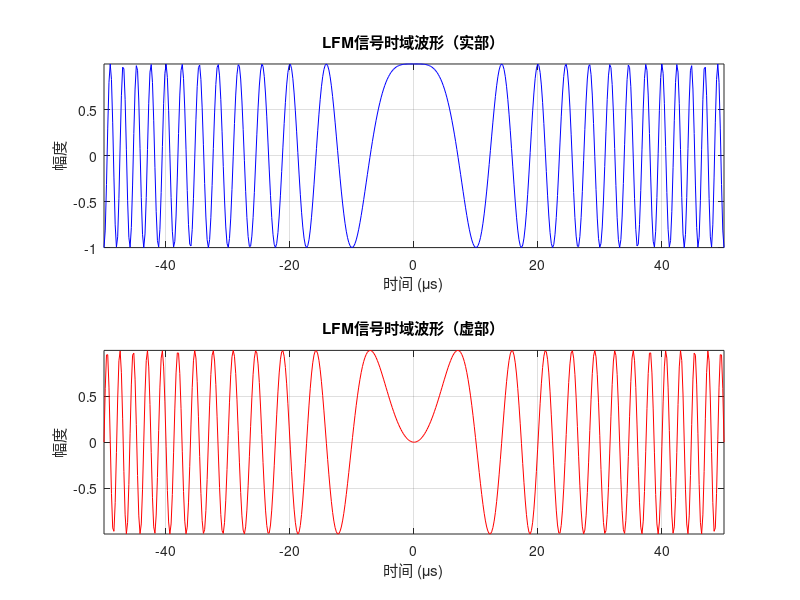
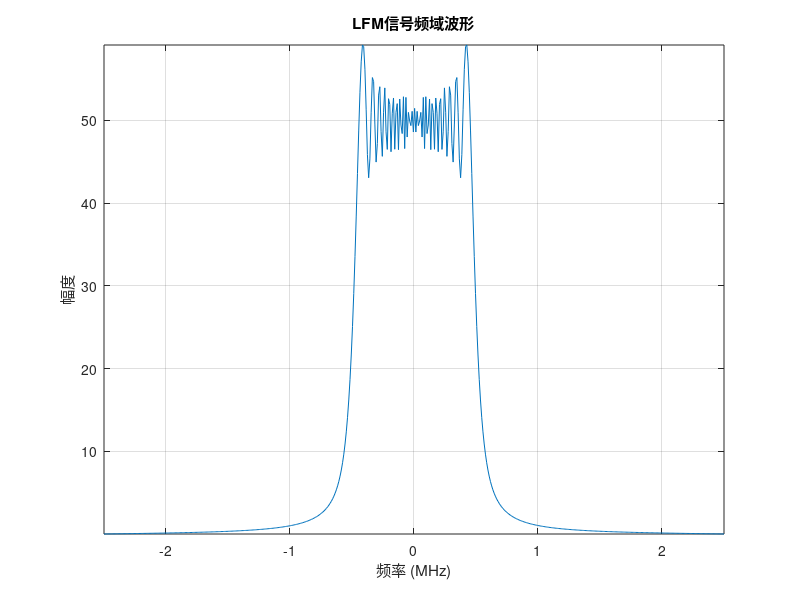

These figures' MATLAB source, in order: (Note: this script raises an error after producing the figures.)
%% part1
clc;clear;close all;

%% 参数设置
eps = 0.0001;
c = 3e8;

B = 1e6;                         % 带宽1MHz
tau = 100e-6;                    % 脉宽100μs
fs = 5 * B;                      % 采样率
Ts = 1 / fs;                     % 采样间隔
K = B / tau;                     % 调频斜率
N = round(tau * fs);             % 采样点数

%% T1
t = linspace(-tau/2, tau/2, N);  % 选取采样点，在-T/2与T/2间生成N个点

% 生成LFM信号lfm
lfm = exp(1j * pi * K * t.^2);

% 时域波形
figure;
subplot(2,1,1);
plot(t*1e6, real(lfm), 'b');
xlabel('时间 (\mus)');ylabel('幅度');title('LFM信号时域波形（实部）');
grid on;axis tight;
subplot(2,1,2);
plot(t*1e6, imag(lfm), 'r');
xlabel('时间 (\mus)');ylabel('幅度');title('LFM信号时域波形（虚部）');
grid on;axis tight;

% 频域波形
f = linspace(-fs/2, fs/2, N);
S = fftshift(fft(lfm));
figure;
plot(f/1e6, abs(S));
xlabel('频率 (MHz)');ylabel('幅度');title('LFM信号频域波形');
grid on;axis tight;

% 模糊函数
[afmag, delay, doppler] = ambgfun(lfm, fs, 10e3);
figure('Position', [100, 100, 700, 500]);
surf(delay*1e6, doppler/1e6, afmag);
shading flat;colormap jet;colorbar;
xlabel('时延\tau (\mus)');ylabel('多普勒频率F_D (MHz)');zlabel('幅度');
title('LFM信号模糊函数');
clim([0 1]); % 设置动态范围
% view(0, 90);   % 俯视视角展示刀刃特性
% 等高线图
figure('Position', [100, 100, 600, 500]);
ambgfun(lfm, fs, 1/tau);
xlabel('时延\tau (\mus)');ylabel('多普勒频率F_D (MHz)');title('LFM信号模糊函数等高线图');
xlim([-100,100]);ylim([-1,1]);

% % 另外的方法画模糊函数
% fd_max = B; % 一般设成带宽B
% tau_delay = linspace(-tau,tau,N); % 时延范围
% F_D = linspace(-fd_max, fd_max, N); % 多普勒频率范围
% chi = zeros(length(tau_delay), length(F_D)); % 初始化模糊函数
% % 计算模糊函数的值
% for i = 1:length(tau_delay)
%     for j = 1:length(F_D)
%         if abs(tau_delay(i)) < tau % 判断是否在tau内
%             chi(i, j) = ( 1 - abs( tau_delay(i) )/tau ) ...
%                 * abs( sin( pi*( F_D(j)*tau+B*tau_delay(i) )*( 1-abs( tau_delay(i) )/tau ) )...
%                 /( pi*( F_D(j)*tau+B*tau_delay(i) )*( 1-abs( tau_delay(i) )/tau ) )  );
%         end
%     end
% end
% % 三维图
% figure;
% surf(tau_delay*1e6, F_D/1e6, chi);
% xlabel('时延\tau (\mus)');ylabel('多普勒频率F_D (MHz)');zlabel('模糊函数幅度');
% title('LFM脉冲信号模糊函数');
% shading flat;colormap jet;colorbar;
% % 等高线图
% figure;
% contour(tau_delay*1e6, F_D/1e6, chi);
% xlabel('时延\tau (\mus)');ylabel('多普勒频率F_D (MHz)');title('LFM脉冲信号模糊函数等高线图');
% xlim([-100,100]);ylim([-1,1]);
% grid on;colorbar;

%% T2

R_t = 90e3; % 目标距离90km
v_t= 60;   % 目标速度60m/s

% 生成LFM信号St
t = 0:Ts:tau-Ts;
St = exp(1j * pi * K *t.^2);

td = 2 * R_t / c; % 目标时延 (s)
N_d = round(td * fs); % 目标时延采样点数
fc = 1e9;       % 假设载频1GHz
fd = 2 * v_t / (c / fc); % 多普勒频移 (Hz)

% 生成单目标回波信号
echo = [zeros(1,N_d), St.*exp(1j*2*pi*fd.*td)];
t1 =  ((1:length(echo)) - 1) * Ts * 1e3; % ms

% 绘制回波信号
figure;
subplot(2,1,1);
plot(t1, real(echo), 'b');
xlabel('时间 (ms)');ylabel('幅度');title('回波信号时域波形（实部）');
grid on;
subplot(2,1,2);
plot(t1, imag(echo), 'r')
xlabel('时间 (ms)');ylabel('幅度');title('回波信号时域波形（虚部）');
grid on;

% 匹配滤波
matched_filter = conj(fliplr(St));
mf = conv(echo, matched_filter);
mf = mf(length(St):end);
mf_abs = abs(mf);
t_mf = ((1:length(mf)) -1) * Ts * c / 2 / 1e3; % km

% 绘制结果
figure;
plot(t_mf, mf_abs);
xlabel('距离 (km)');ylabel('幅度');title('匹配滤波输出');
xlim([0 100]);
grid on;

%% T3

R_t = 90e3; % 目标距离90km
v_t= 60;   % 目标速度60m/s
t = 0:Ts:tau-Ts;
St = exp(1j * pi * K *t.^2); % 生成LFM信号St

PRF = 1e3;       % 脉冲重复频率1kHz
PRT = 1 / PRF;   % 脉冲重复间隔1ms
fc = 1e9;        % 载频1GHz
lambda = c / fc; % 波长
SNR_dB = -10;    % 信噪比-10dB
fd = 2 * v_t / lambda; % 多普勒频移 (Hz)
N_PRT = round(PRT * fs);          % 单个PRT的采样点数
num_pulses = 64;                  % 模拟的脉冲数量
N_st = length(St); % 单个脉冲内的采样点数

% 调用脉冲串接收信号函数
received = received_pulseburst(St, num_pulses, fd, PRF, td, N_PRT, N_d, N_st);

% 生成复高斯噪声
rx_power = mean(abs(received).^2);
SNR_linear = 10^(SNR_dB/10);
noise_power = rx_power / SNR_linear;
noise = sqrt(noise_power/2) * (randn(size(received)) + 1i*randn(size(received)));
rx_signal = received + noise;

% 绘制接收信号
figure('Name','脉冲串回波信号波形（实部）');
subplot(2,1,1);
plot(real(rx_signal));
xlabel('采样点');ylabel('幅度');title('接收信号实部');
xlim([0, min(10000, length(rx_signal))]);
subplot(2,1,2);
N_fft = 2^nextpow2(length(rx_signal));
f_fft = fs/2 * linspace(-1,1,N_fft);
spectrum = fftshift(fft(rx_signal, N_fft));
plot(f_fft/1e6, 20*log10(abs(spectrum)));
xlabel('频率 (MHz)');ylabel('幅度 (dB)');title('接收信号频谱');
xlim([-fs/2e6, fs/2e6]);
grid on;

% 匹配滤波与MTD处理
% 分帧处理，将接收信号分割为各脉冲
rx_pulses = reshape(rx_signal, N_PRT, num_pulses);
% 生成匹配滤波器
h_mf = conj(fliplr(St)).';
% 预分配存储空间
mf_output = zeros(N_PRT + N_st -1, num_pulses);
for i = 1:num_pulses
    pulse = rx_pulses(:, i);
    mf_output(:, i) = conv(pulse, h_mf, 'full');
end

% 距离轴校正（补偿匹配滤波引入的延迟）
range_bins_mf = ( (0:size(mf_output,1)-1) - (N_st-1) ) * (c/(2*fs));
valid_idx = range_bins_mf >= 0;  % 去除负距离
range_bins_mf = range_bins_mf(valid_idx) / 1e3;
mf_output = mf_output(valid_idx, :);

% 匹配滤波后波形
figure('Name','匹配滤波后的波形', 'Position', [50, 50, 700, 500]);
for i = 1:4
    subplot(4,1,i);plot(abs(mf_output(:,i)));
    xlabel('采样点');ylabel('幅度');
end

% MTD处理（多普勒FFT）
mtd = fftshift(fft(mf_output, [], 2), 2);
mtd_abs = abs(mtd);
mtd_db = 20*log10(mtd_abs / max(mtd_abs(:)) + eps);

% MTD后波形
figure('Name','MTD后的波形', 'Position', [50, 50, 700, 500]);
for i = 1:4
    subplot(4,1,i);plot(mtd_abs(:,i));
    xlabel('采样点');ylabel('幅度');
end

% 计算速度轴
doppler_bins = (-num_pulses/2:num_pulses/2-1) * PRF / num_pulses; % 多普勒频率（Hz）
speed_bins_mf = doppler_bins * lambda/2; % 速度轴（m/s）

% 找到幅度最大的点（即目标位置）
[~, idx] = max(mtd_abs(:)); 
[range_idx, doppler_idx] = ind2sub(size(mtd_abs), idx);
% 转换为实际物理量
detected_range_mf = range_bins_mf(range_idx);
detected_speed_mf = speed_bins_mf(doppler_idx);

figure('Name','MTD','Position', [100, 100, 700, 500]);
maxvalue = max(max(mtd_abs));
image(range_bins_mf,speed_bins_mf,255 * mtd_abs.' / maxvalue);
title('MTD');
xlim([80,100]);ylim([50,70]);
colormap jet;colorbar;
hold on;
% 标记真实目标的信息
plot(90, 60, 'go', 'MarkerSize', 8, 'LineWidth', 2, 'MarkerFaceColor', 'g');
text_str = sprintf('(%.1f km, %.1f m/s)', 90, 60);
text(90, 60, text_str, 'FontSize', 12, ...
    'Color', 'g', 'HorizontalAlignment', 'center');
% 标记检测目标的信息
hold on;
plot(detected_range_mf, detected_speed_mf, ...
    'rp', 'MarkerSize', 8, 'LineWidth', 2, 'MarkerFaceColor', 'r');
text_str = sprintf('(%.1f km, %.1f m/s)', detected_range_mf, detected_speed_mf);
text(detected_range_mf, detected_speed_mf, ...
    text_str, 'FontSize', 12, 'Color', 'r', 'HorizontalAlignment', 'center');
legend('真实目标', '检测目标');

% 绘制三维图
[X, Y] = meshgrid(range_bins_mf, speed_bins_mf);
figure('Position', [50, 50, 800, 600]);
surf(X, Y, mtd_db.');
shading interp;colormap jet;colorbar;
xlabel('距离 (km)'); ylabel('速度 (m/s)'); zlabel('幅度 (dB)');
title('MTD输出"距离-速度-幅度"三维图');
% view(90, 0);
% view([0,90,0]);
grid on;
% 标记检测目标的信息
hold on;
plot3(detected_range_mf, detected_speed_mf, mtd_db(range_idx, doppler_idx), ...
    'rp', 'MarkerSize', 5, 'LineWidth', 2, 'MarkerFaceColor', 'r');
text_str = sprintf('(%.1f km, %.1f m/s)', detected_range_mf, detected_speed_mf);
text(detected_range_mf, detected_speed_mf, mtd_db(range_idx, doppler_idx)+3, ...
    text_str, 'FontSize', 12, 'Color', 'r', 'HorizontalAlignment', 'center');
legend('最终波形','检测目标');

%% T4

N_R = 16;           % 阵元数
d = lambda / 2;     % 阵元间距（m）
theta_target = 0;   % 目标方位角 (度)

% 阵列方向图生成
theta = -90:0.1:90; % 方位角范围（-90°到90°）
weights_uniform = ones(N_R,1);
weights_hamming = hamming(N_R); % Hamming窗加权

% 计算阵列方向图
array_pattern_u = zeros(1, length(theta));
array_pattern_w = zeros(1, length(theta));
for i = 1:length(theta)
    steering = exp(-1j*2*pi*d/lambda * sind(theta(i)) .* (0:N_R-1).'); % 每个θ的导向矢量
    array_pattern_u(i) = abs(weights_uniform' * steering); % 非Hamming窗加权求和
    array_pattern_w(i) = abs(weights_hamming' * steering); % Hamming窗加权求和
end
array_pattern_db = 20*log10(array_pattern_u / max(array_pattern_u));
array_pattern_w_db = 20*log10(array_pattern_w / max(array_pattern_w));

% 绘制方向图
figure('Position', [50, 50, 600, 500]);
plot(theta, array_pattern_db, 'b', 'LineWidth', 1.5);
hold on;
plot(theta, array_pattern_w_db, 'r', 'LineWidth', 1.5);
xlabel('方位角 (°)'); ylabel('增益 (dB)');title('16阵元均匀线阵方向图加窗前后对比');
legend('不加窗', 'Hamming窗');
xlim([-90 90]); ylim([-50 0]); grid on;

%% 模拟阵列发送和接收信号

% 生成阵列导向矢量
array_phase = exp(-1j * 2 * pi * d / lambda * sind(theta_target) * (0:N_R-1)).';

% 调用阵列接收信号函数
rx_array_signal = received_array(St, array_phase, N_R, num_pulses, fd, PRF, td, N_PRT, N_d, N_st);

% 添加阵列噪声
noise = sqrt(noise_power/2) * (randn(size(rx_array_signal)) + 1i*randn(size(rx_array_signal)));
rx_array_signal = rx_array_signal + noise;

% DBF处理
% 计算加权导向矢量
weighted_steering = array_phase .* weights_hamming;  % 应用窗函数
% 波束形成权值归一化
w = weighted_steering / (array_phase' * weighted_steering);  % 保持主瓣增益
% 进行波束形成
rx_beamformed = rx_array_signal * conj(w);

% 分帧处理
rx_pulses = reshape(rx_beamformed, N_PRT, num_pulses);

% 匹配滤波
h_mf = conj(fliplr(St)).';
dbf_mf_output = zeros(N_PRT + N_st - 1, num_pulses);
for i = 1:num_pulses
    dbf_mf_output(:, i) = conv(rx_pulses(:,i), h_mf, 'full');
end

% 距离轴校正（补偿匹配滤波引入的延迟）
range_bins = ((0:size(dbf_mf_output,1)-1) - (N_st-1)) * (c/(2*fs));
valid_idx = range_bins >= 0;
range_bins = range_bins(valid_idx) / 1e3;
dbf_mf_output = dbf_mf_output(valid_idx, :);

% MTD处理
mtd_output = fftshift(fft(dbf_mf_output, [], 2), 2);
mtd_output_abs = abs(mtd_output);
mtd_output_db = 20*log10(mtd_output_abs / max(mtd_output_abs(:)) + eps);

% 计算速度轴
doppler_bins = (-num_pulses/2:num_pulses/2-1) * PRF / num_pulses; % 多普勒频率（Hz）
speed_bins = doppler_bins * lambda/2; % 速度轴（m/s）

% 绘制DBF-匹配滤波-MTD三维图
figure('Position', [50, 50, 800, 600]);
[X, Y] = meshgrid(range_bins, speed_bins);
surf(X, Y, mtd_output_db.');
shading interp;colormap jet;colorbar;
xlabel('距离 (km)'); ylabel('速度 (m/s)'); zlabel('幅度 (dB)');
title('DBF-脉冲压缩-MTD输出"距离-速度-幅度"三维图');
% view(90, 0);
% view([0,90,0]);
grid on;
% 标记检测目标的信息
% 找到幅度最大的点（即目标位置）
[~, idx] = max(mtd_output_abs(:)); 
[range_idx, doppler_idx] = ind2sub(size(mtd_output_abs), idx);
% 转换为实际物理量
detected_range = range_bins(range_idx);
detected_speed = speed_bins(doppler_idx);
hold on;
plot3(detected_range, detected_speed, mtd_output_db(range_idx, doppler_idx), ...
    'rp', 'MarkerSize', 5, 'LineWidth', 2, 'MarkerFaceColor', 'r');
text_str = sprintf('(%.1f km, %.1f m/s)', detected_range, detected_speed);
text(detected_range, detected_speed, mtd_output_db(range_idx, doppler_idx)+3, ...
    text_str, 'FontSize', 12, 'Color', 'r', 'HorizontalAlignment', 'center');
legend('最终波形','检测目标');
